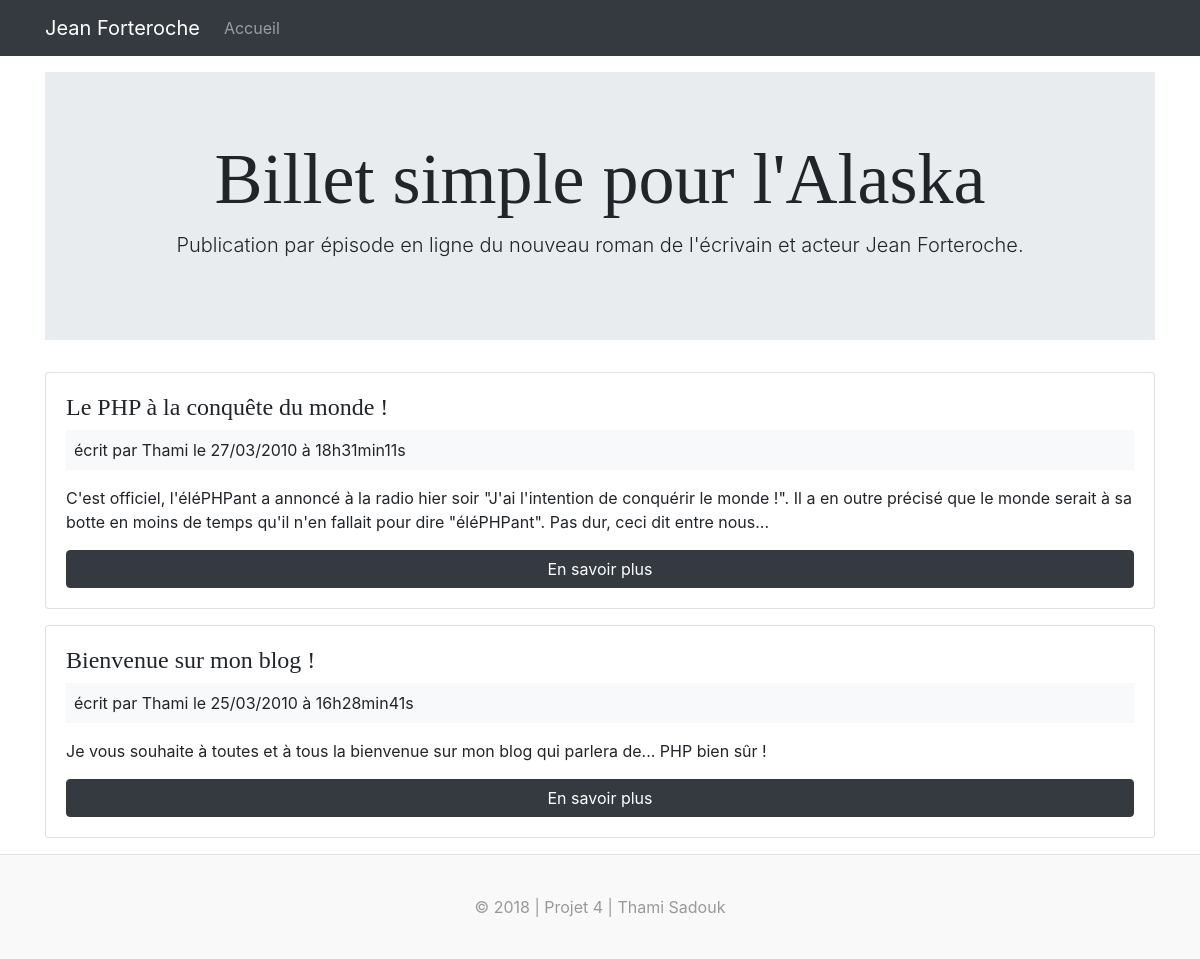
The page / on the database its author committed.
### tables this page shows
CREATE TABLE `posts` (
  `id` int(11) NOT NULL,
  `user_id` int(11) NOT NULL,
  `title` varchar(255) NOT NULL,
  `content` text NOT NULL,
  `creation_date` datetime NOT NULL
);

### app/helpers/session_helper.php (called while the page is built, shortened)
<?php
function isLoggedIn() {
    if(isset($_SESSION['user_id'])) {
        return true;
    } else {
        return false;
    }
}

### app/controllers/PostsController.php (called while the page is built, shortened)
<?php
class PostsController extends BaseController
{
    public function __construct()
    {
        $this->postModel = $this->loadModel('PostManager');
    }
    public function index() {
        $posts = $this->postModel->getPosts();
        $data = [
            'posts' => $posts
        ];
        $this->loadView('index', $data);
    }
}

### app/libraries/Core.php (called while the page is built, shortened)
<?php
class Core
{
    protected $currentController = 'PostsController';
    protected $currentMethod = 'index';
    protected $params =[];
    protected $url;
    public function __construct()
    {
        $this->url = $this->getUrl();
        call_user_func_array([$this->currentController, $this->currentMethod], $this->params);
    }
    public function getController()
    {
        $this->currentController = new $Class;
    }
    public function getParams()
    {
        $this->params = $this->url ? array_values($this->url) : [];
    }
}

### public/index.php (called while the page is built, shortened)
<?php
require_once '../app/helpers/session_helper.php';
$init = new \App\Libraries\Core();

### app/entity/Post.php (called while the page is built, shortened)
<?php
class Post
{
    private $id;
    private $title;
    private $content;
    private $creationDateFr;
    public function getId()
    {
        return $this->id;
    }
    public function setId($id)
    {
        $id = (int) $id;
        $this->id = $id;
    }
    public function getTitle()
    {
        return htmlspecialchars($this->title);
    }
    public function setTitle($title)
    {
        $this->title = $title;
    }
    public function getContent()
    {
        return $this->content;
    }
    public function setContent($content)
    {
        $this->content = $content;
    }
    public function getCreationDateFr()
    {
        return $this->creationDateFr;
    }
    public function setCreationDateFr($creationDateFr)
    {
        $this->creationDateFr = $creationDateFr;
    }
}

### app/libraries/Database.php (called while the page is built, shortened)
<?php
class Database
{
    private $host = DB_HOST;
    private $username = DB_USER;
    private $password = DB_PASS;
    private $dbname = DB_NAME;
    private function dbConnect()
    {
        $dsn = 'mysql:host=' . $this->host . ';dbname=' . $this->dbname;
        $options = [
            \PDO::ATTR_PERSISTENT => true,
            \PDO::ATTR_ERRMODE => \PDO::ERRMODE_EXCEPTION
        ];
        try
        {
            $this->pdo = new \PDO($dsn, $this->username, $this->password, $options);
            return $this->pdo;
        }
        catch(\Exception $e)
        {
            die('Erreur : ' .$e->getMessage());
        }
    }
}

### app/models/PostManager.php (called while the page is built, shortened)
<?php
class PostManager extends Database
{
    public function getPosts()
    {
        $posts = [];
        $req = $this->pdo->query('
          SELECT id, title, content, DATE_FORMAT(creation_date, \'%d/%m/%Y à %Hh%imin%ss\')
          AS creationDateFr
          FROM posts
          ORDER BY creation_date
          DESC LIMIT 0, 5');
        $data = $req->fetchAll();
        if(!is_bool($data)) {
            foreach ($data as $info) {
                $posts[] =  new Post($info);
            }
        }
        return $posts;
    }
}

### app/views/index.php (the view, shortened to what this page needs)
    <?php if(isLoggedIn()) : ?>
        <div class="col-md-6">
            <a href="<?= URLROOT; ?>/postsController/add" class="btn btn-primary pull-right">
                <i class="fas fa-pencil-alt"></i> Ajouté billet
            </a>
        </div>
        <?php else : ?>
        <div class="jumbotron jumbotron-fluid text-center">
            <div class="container">
                <h1 class="display-3">Billet simple pour l'Alaska</h1>
                <p class="lead">Publication par épisode en ligne du nouveau roman de l'écrivain et acteur Jean Forteroche.</p>
            </div>
        </div>
        <?php endif; ?>
<?php foreach($data['posts'] as $post) : ?>
    <div class="card card-body mt-3 mb-3">
        <h4><?= $post->getTitle(); ?></h4>
        <div class="bg-light p-2 mb-3">
            écrit par Thami le <?= $post->getcreationDateFr(); ?>
        </div>
        <p class="card-text"><?= $post->getContent(); ?> </p>
        <a href="<?= URLROOT; ?>/postsController/showPost/<?= $post->getId();  ?>" class="btn btn-dark">En savoir plus</a>
    </div>
<?php endforeach; ?>
<?php $content = ob_get_clean(); ?>
<?php require('template.php'); ?>

### app/libraries/BaseController.php (shortened to what this page needs)
<?php
class BaseController
{
    public function loadView($view, $data = null, $dataForm = null) {
        if(file_exists('../app/views/' . $view . '.php')) {
            require_once '../app/views/' . $view . '.php';
        } else {
            die('View does not exist');
        }
    }
}

### app/views/template.php (shortened to what this page needs)
<!DOCTYPE html>
<html>
<head>
    <link rel="stylesheet" href="https://stackpath.bootstrapcdn.com/bootstrap/4.1.1/css/bootstrap.min.css">
    <link rel="stylesheet" href="https://use.fontawesome.com/releases/v5.0.13/css/all.css">
    <link rel="stylesheet" href="<?= URLROOT; ?>/css/style.css">
    <link href="<?= URLROOT; ?>/css/custom.css" rel="stylesheet">
</head>
<body>
<nav class="navbar navbar-expand-lg navbar-dark bg-dark mb-3">
    <div class="container">
        <?php if(isset($_SESSION['user_id'])) : ?>
            <a class="navbar-brand" href="<?= URLROOT; ?>">Administration</a>
        <?php else : ?>
            <a class="navbar-brand" href="<?= URLROOT; ?>"><?= SITENAME; ?></a>
        <?php endif; ?>
        <div class="collapse navbar-collapse" id="navbarsExampleDefault">
            <?php if(isLoggedIn()) : ?>
                <ul class="navbar-nav ml-auto">
                    <li class="nav-item">
                        <a class="nav-link" href="<?= URLROOT; ?>/postsController/add"><i class="fas fa-pencil-alt fa-lg"></i></a>
                    </li>
                    <li class="nav-item">
                        <a class="nav-link" href="<?= URLROOT; ?>/dashboardController/dashboard"><i class="fas fa-cog fa-lg"></i></a>
                    </li>
                    <li class="nav-item">
                        <a class="nav-link" href="<?= URLROOT; ?>/usersController/register"><i class="fas fa-user fa-lg"></i></a>
                    </li>
                    <li class="nav-item">
                        <a class="nav-link" href="<?= URLROOT; ?>/usersController/logout">Déconnexion</a>
                    </li>
                </ul>
            <?php else : ?>
                <ul class="navbar-nav mr-auto">
                    <li class="nav-item">
                        <a class="nav-link" href="<?= URLROOT; ?>">Accueil</a>
                    </li>
                </ul>
            <?php endif; ?>
        </div>
    </div>
</nav>
<main role="main" class="container">
    <?= $content ?>
</main>
<footer class="blog-footer">
    <p>© 2018 | Projet 4 | Thami Sadouk</p>
</footer>
</body>
</html>

### public/css/custom.css (style rules this page uses)
h1, h2, h3, h4, h5, h6 { font-family: "Playfair Display", Georgia, "Times New Roman", serif; }
.blog-footer { padding: 2.5rem 0; color: #999; text-align: center; background-color: #f9f9f9; border-top: .05rem solid #e5e5e5; }
.blog-footer p:last-child { margin-bottom: 0; }

### rows shown on the page
posts: title "Le PHP à la conquête du monde !", creationDateFr "27/03/2010 à 18h31min11s", content "C'est officiel, l'éléPHPant a annoncé à la radio hier soir \"J'ai l'intention de conquérir le monde !\". Il a en outre précisé que le monde serait à sa botte en moins de temps qu'il n'en fallait pour dire \"éléPHPant\". Pas dur, ceci dit entre nous..."
posts: title "Bienvenue sur mon blog !", creationDateFr "25/03/2010 à 16h28min41s", content "Je vous souhaite à toutes et à tous la bienvenue sur mon blog qui parlera de... PHP bien sûr !"

### other values the page prints
SITENAME "Jean Forteroche"
